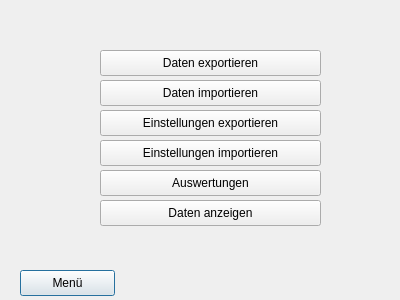
<?xml version="1.0" encoding="UTF-8"?>
<ui version="4.0">
 <class>dataDlg</class>
 <widget class="QDialog" name="dataDlg">
  <property name="windowModality">
   <enum>Qt::ApplicationModal</enum>
  </property>
  <property name="geometry">
   <rect>
    <x>0</x>
    <y>0</y>
    <width>400</width>
    <height>300</height>
   </rect>
  </property>
  <property name="windowTitle">
   <string>Daten verwalten</string>
  </property>
  <widget class="QPushButton" name="btnMainMenu">
   <property name="geometry">
    <rect>
     <x>20</x>
     <y>270</y>
     <width>95</width>
     <height>26</height>
    </rect>
   </property>
   <property name="text">
    <string>Menü</string>
   </property>
  </widget>
  <widget class="QPushButton" name="btnDataExport">
   <property name="geometry">
    <rect>
     <x>100</x>
     <y>50</y>
     <width>221</width>
     <height>26</height>
    </rect>
   </property>
   <property name="text">
    <string>Daten exportieren</string>
   </property>
  </widget>
  <widget class="QPushButton" name="btnDataImport">
   <property name="geometry">
    <rect>
     <x>100</x>
     <y>80</y>
     <width>221</width>
     <height>26</height>
    </rect>
   </property>
   <property name="text">
    <string>Daten importieren</string>
   </property>
  </widget>
  <widget class="QPushButton" name="btnDataAnalyze">
   <property name="geometry">
    <rect>
     <x>100</x>
     <y>170</y>
     <width>221</width>
     <height>26</height>
    </rect>
   </property>
   <property name="text">
    <string>Auswertungen</string>
   </property>
  </widget>
  <widget class="QPushButton" name="btnDataEdit">
   <property name="geometry">
    <rect>
     <x>100</x>
     <y>200</y>
     <width>221</width>
     <height>26</height>
    </rect>
   </property>
   <property name="text">
    <string>Daten anzeigen</string>
   </property>
  </widget>
  <widget class="QPushButton" name="btnSettingsImport">
   <property name="geometry">
    <rect>
     <x>100</x>
     <y>140</y>
     <width>221</width>
     <height>26</height>
    </rect>
   </property>
   <property name="text">
    <string>Einstellungen importieren</string>
   </property>
  </widget>
  <widget class="QPushButton" name="btnSettingsExport">
   <property name="geometry">
    <rect>
     <x>100</x>
     <y>110</y>
     <width>221</width>
     <height>26</height>
    </rect>
   </property>
   <property name="text">
    <string>Einstellungen exportieren</string>
   </property>
  </widget>
 </widget>
 <resources/>
 <connections>
  <connection>
   <sender>btnMainMenu</sender>
   <signal>clicked()</signal>
   <receiver>dataDlg</receiver>
   <slot>close()</slot>
   <hints>
    <hint type="sourcelabel">
     <x>307</x>
     <y>252</y>
    </hint>
    <hint type="destinationlabel">
     <x>199</x>
     <y>149</y>
    </hint>
   </hints>
  </connection>
 </connections>
</ui>
